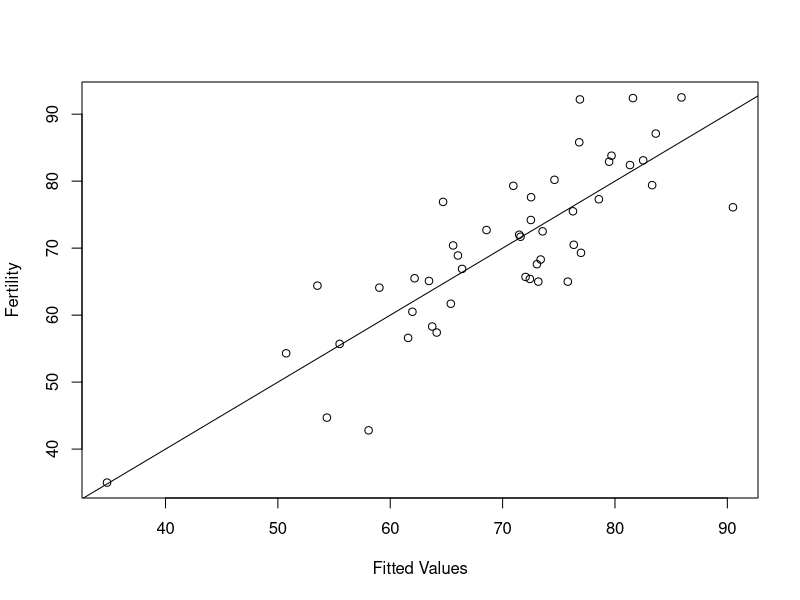

Write R code to recreate this figure.
## ---- chunk 1
data(swiss)
lm1 <- lm(Fertility ~ ., data = swiss)
round(summary(lm1)$coefficients[,1:2], 3)
## ---- chunk 2

## ---- chunk 3

## ---- chunk 4

## ---- chunk 5
plot(lm1$fitted.values, swiss$Fertility,
     xlab = "Fitted Values", ylab = "Fertility")
abline(0,1)
## ---- chunk 6
summary(swiss)
## ---- chunk 7

